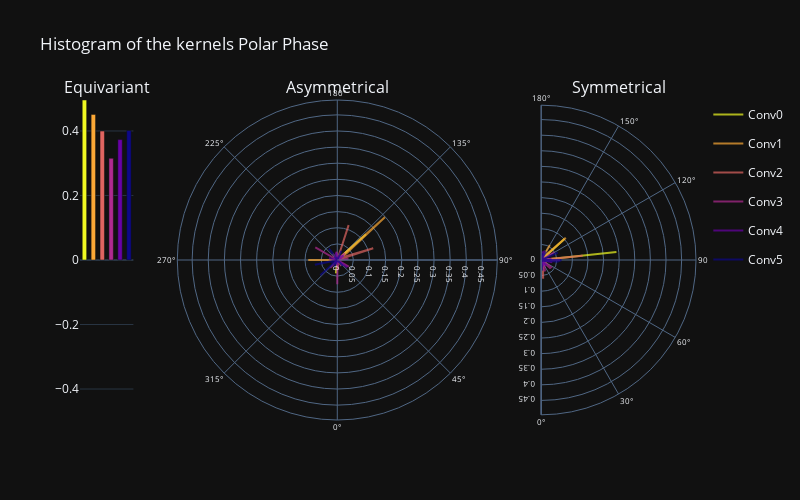

Source (notebook cell):
### Markdown cell above
## Baseline

### Code cell
model = UNet(1, 1, 2, kernel=5, nscale=2, downsampling='conv')
SP0 = SpectralPower.kernels_psp(model)
SP0.plot_sp(split='normed', sort_sym_rank=None)
SP0.plot_phases(normalize=True)

### Figure 1 — Plotly figure (JSON) as saved in the notebook; plotly's stock layout.template omitted (floating-point values rounded to 4 significant figures)
{"data": [{"marker": {"color": ["#f0f921", "#fba836", "#e06561", "#b02a90", "#6901a6", "#0d0887"]}, "showlegend": false, "type": "bar", "width": 0.5, "x": ["Conv0", "Conv1", "Conv2", "Conv3", "Conv4", "Conv5"], "xaxis": "x", "y": [0.4961, 0.4515, 0.3998, 0.3154, 0.3733, 0.4016], "yaxis": "y"}, {"legendgroup": "Conv0", "line": {"color": "#f0f921"}, "mode": "lines", "name": "Conv0", "opacity": 0.7, "r": [0, 0, 0, 0, 0, 0, 0, 0, 0, 0, 0, 0, 0, 0, 0, 0, 0, 0, 0, 0, 0, 0, 0.1197, 0, 0, 0, 0, 0, 0, 0, 0, 0, 0, 0, 0, 0, 0, 0, 0, 0, 0, 0, 0, 0, 0, 0, 0, 0, 0, 0, 0, 0, 0, 0, 0, 0, 0, 0, 0, 0.04146], "showlegend": true, "subplot": "polar", "theta": [0, 6, 12, 18, 24, 30, 36, 42, 48, 54, 60, 66, 72, 78, 84, 90, 96, 102, 108, 114, 120, 126, 132, 138, 144, 150, 156, 162, 168, 174, 180, 186, 192, 198, 204, 210, 216, 222, 228, 234, 240, 246, 252, 258, 264, 270, 276, 282, 288, 294, 300, 306, 312, 318, 324, 330, 336, 342, 348, 354], "type": "scatterpolar"}, {"legendgroup": "Conv0", "line": {"color": "#f0f921"}, "mode": "lines", "name": "Conv0", "opacity": 0.7, "r": [0, 0, 0, 0, 0, 0, 0, 0, 0, 0, 0, 0, 0, 0, 0, 0, 0.2425, 0, 0, 0, 0, 0, 0.1003, 0, 0, 0, 0, 0, 0, 0], "showlegend": false, "subplot": "polar2", "theta": [0, 6, 12, 18, 24, 30, 36, 42, 48, 54, 60, 66, 72, 78, 84, 90, 96, 102, 108, 114, 120, 126, 132, 138, 144, 150, 156, 162, 168, 174], "type": "scatterpolar"}, {"legendgroup": "Conv1", "line": {"color": "#fba836"}, "mode": "lines", "name": "Conv1", "opacity": 0.7, "r": [0, 0, 0, 0, 0, 0, 0, 0, 0, 0, 0, 0, 0, 0, 0, 0, 0, 0, 0, 0, 0, 0.03662, 0.1984, 0, 0, 0, 0, 0, 0, 0, 0, 0, 0, 0, 0, 0, 0.02368, 0, 0, 0, 0, 0, 0, 0, 0, 0.09003, 0, 0, 0, 0, 0, 0, 0, 0, 0, 0, 0, 0, 0, 0], "showlegend": true, "subplot": "polar", "theta": [0, 6, 12, 18, 24, 30, 36, 42, 48, 54, 60, 66, 72, 78, 84, 90, 96, 102, 108, 114, 120, 126, 132, 138, 144, 150, 156, 162, 168, 174, 180, 186, 192, 198, 204, 210, 216, 222, 228, 234, 240, 246, 252, 258, 264, 270, 276, 282, 288, 294, 300, 306, 312, 318, 324, 330, 336, 342, 348, 354], "type": "scatterpolar"}, {"legendgroup": "Conv1", "line": {"color": "#fba836"}, "mode": "lines", "name": "Conv1", "opacity": 0.7, "r": [0, 0, 0, 0, 0, 0, 0, 0, 0, 0, 0.01865, 0, 0, 0, 0, 0, 0, 0, 0, 0, 0, 0, 0.1059, 0.01956, 0, 0.05565, 0, 0, 0, 0], "showlegend": false, "subplot": "polar2", "theta": [0, 6, 12, 18, 24, 30, 36, 42, 48, 54, 60, 66, 72, 78, 84, 90, 96, 102, 108, 114, 120, 126, 132, 138, 144, 150, 156, 162, 168, 174], "type": "scatterpolar"}, {"legendgroup": "Conv2", "line": {"color": "#e06561"}, "mode": "lines", "name": "Conv2", "opacity": 0.7, "r": [0, 0.03066, 0, 0, 0, 0, 0.02228, 0, 0, 0, 0, 0, 0, 0, 0, 0, 0, 0, 0.1172, 0.02724, 0, 0, 0, 0, 0, 0, 0, 0.1137, 0, 0, 0, 0.008163, 0, 0, 0, 0, 0.01885, 0, 0, 0, 0, 0, 0, 0, 0, 0, 0, 0, 0, 0, 0, 0, 0, 0, 0.0006163, 0, 0, 0, 0, 0], "showlegend": true, "subplot": "polar", "theta": [0, 6, 12, 18, 24, 30, 36, 42, 48, 54, 60, 66, 72, 78, 84, 90, 96, 102, 108, 114, 120, 126, 132, 138, 144, 150, 156, 162, 168, 174, 180, 186, 192, 198, 204, 210, 216, 222, 228, 234, 240, 246, 252, 258, 264, 270, 276, 282, 288, 294, 300, 306, 312, 318, 324, 330, 336, 342, 348, 354], "type": "scatterpolar"}, {"legendgroup": "Conv2", "line": {"color": "#e06561"}, "mode": "lines", "name": "Conv2", "opacity": 0.7, "r": [0, 0.06044, 0.02854, 0, 0, 0, 0, 0.003466, 0, 0, 0, 0, 0, 0, 0, 0, 0.1336, 0.007826, 0, 0, 0, 0, 0.004782, 0, 0, 0.02279, 0, 0, 0, 0], "showlegend": false, "subplot": "polar2", "theta": [0, 6, 12, 18, 24, 30, 36, 42, 48, 54, 60, 66, 72, 78, 84, 90, 96, 102, 108, 114, 120, 126, 132, 138, 144, 150, 156, 162, 168, 174], "type": "scatterpolar"}, {"legendgroup": "Conv3", "line": {"color": "#b02a90"}, "mode": "lines", "name": "Conv3", "opacity": 0.7, "r": [0.07523, 0.005587, 0, 0, 0, 0, 0.00523, 0, 0, 0.003467, 0.04127, 0, 0, 0, 0, 0, 0.03499, 0, 0, 0, 0, 0, 0.03172, 0, 0, 0, 0, 0, 0, 0.01296, 0, 0.02601, 0, 0, 0, 0, 0, 0, 0, 0, 0.07868, 0, 0, 0, 0, 0, 0, 0.006852, 0, 0, 0, 0, 0, 0.03273, 0.001903, 0, 0, 0, 0, 0], "showlegend": true, "subplot": "polar", "theta": [0, 6, 12, 18, 24, 30, 36, 42, 48, 54, 60, 66, 72, 78, 84, 90, 96, 102, 108, 114, 120, 126, 132, 138, 144, 150, 156, 162, 168, 174, 180, 186, 192, 198, 204, 210, 216, 222, 228, 234, 240, 246, 252, 258, 264, 270, 276, 282, 288, 294, 300, 306, 312, 318, 324, 330, 336, 342, 348, 354], "type": "scatterpolar"}, {"legendgroup": "Conv3", "line": {"color": "#b02a90"}, "mode": "lines", "name": "Conv3", "opacity": 0.7, "r": [0, 0, 0, 0.03852, 0.02735, 0, 0.009327, 0, 0.03797, 0.03912, 0.001609, 0, 0, 0.01312, 0.02633, 0.0601, 0, 0, 0.01014, 0, 0.04832, 0, 0, 0, 0, 0, 0, 0, 0.0134, 0.00271], "showlegend": false, "subplot": "polar2", "theta": [0, 6, 12, 18, 24, 30, 36, 42, 48, 54, 60, 66, 72, 78, 84, 90, 96, 102, 108, 114, 120, 126, 132, 138, 144, 150, 156, 162, 168, 174], "type": "scatterpolar"}, {"legendgroup": "Conv4", "line": {"color": "#6901a6"}, "mode": "lines", "name": "Conv4", "opacity": 0.7, "r": [0.01656, 0.001623, 0, 0, 0, 0, 0.006075, 0, 0.005948, 0.03866, 0, 0, 0, 0.007773, 0.004916, 0, 0.006466, 0, 0.008473, 0, 0.01173, 0.02399, 0.01177, 0.01779, 0.008532, 0, 0.001617, 0, 0.005993, 0, 0, 0.01346, 0.02271, 0, 0.01011, 0, 0.006789, 0, 0, 0.0136, 0, 0, 0.001026, 0.02642, 0, 0, 0.0006848, 0.008619, 0, 0.003866, 0, 0, 0, 0, 0.01633, 0, 0, 0.004448, 0, 0], "showlegend": true, "subplot": "polar", "theta": [0, 6, 12, 18, 24, 30, 36, 42, 48, 54, 60, 66, 72, 78, 84, 90, 96, 102, 108, 114, 120, 126, 132, 138, 144, 150, 156, 162, 168, 174, 180, 186, 192, 198, 204, 210, 216, 222, 228, 234, 240, 246, 252, 258, 264, 270, 276, 282, 288, 294, 300, 306, 312, 318, 324, 330, 336, 342, 348, 354], "type": "scatterpolar"}, {"legendgroup": "Conv4", "line": {"color": "#6901a6"}, "mode": "lines", "name": "Conv4", "opacity": 0.7, "r": [0.02144, 0.01664, 0.01869, 0.01711, 0.007652, 0, 0, 0.0249, 0.01205, 0, 0, 0.00725, 0.001385, 0.03626, 0.01969, 0, 0.03336, 0, 0.01789, 0, 0.00447, 0, 0.006794, 0, 0, 0, 0.022, 0.02749, 0.02461, 0.001028], "showlegend": false, "subplot": "polar2", "theta": [0, 6, 12, 18, 24, 30, 36, 42, 48, 54, 60, 66, 72, 78, 84, 90, 96, 102, 108, 114, 120, 126, 132, 138, 144, 150, 156, 162, 168, 174], "type": "scatterpolar"}, {"legendgroup": "Conv5", "line": {"color": "#0d0887"}, "mode": "lines", "name": "Conv5", "opacity": 0.7, "r": [0, 0, 0, 0, 0, 0, 0, 0.02452, 0, 0, 0, 0, 0, 0, 0, 0, 0, 0, 0, 0, 0, 0, 0, 0, 0, 0, 0.03054, 0, 0, 0, 0, 0, 0, 0, 0, 0.009773, 0.04383, 0, 0, 0, 0, 0, 0, 0, 0, 0, 0, 0.07111, 0, 0, 0.02038, 0, 0.071, 0.001075, 0, 0, 0.0238, 0, 0, 0], "showlegend": true, "subplot": "polar", "theta": [0, 6, 12, 18, 24, 30, 36, 42, 48, 54, 60, 66, 72, 78, 84, 90, 96, 102, 108, 114, 120, 126, 132, 138, 144, 150, 156, 162, 168, 174, 180, 186, 192, 198, 204, 210, 216, 222, 228, 234, 240, 246, 252, 258, 264, 270, 276, 282, 288, 294, 300, 306, 312, 318, 324, 330, 336, 342, 348, 354], "type": "scatterpolar"}, {"legendgroup": "Conv5", "line": {"color": "#0d0887"}, "mode": "lines", "name": "Conv5", "opacity": 0.7, "r": [0, 0.03407, 0, 0.004837, 0.006649, 0.003043, 0, 0, 0, 0, 0.007432, 0, 0.01728, 0, 0.05219, 0.06468, 0, 0, 0, 0.05827, 0, 0, 0, 0, 0, 0.03161, 0, 0, 0.02228, 0], "showlegend": false, "subplot": "polar2", "theta": [0, 6, 12, 18, 24, 30, 36, 42, 48, 54, 60, 66, 72, 78, 84, 90, 96, 102, 108, 114, 120, 126, 132, 138, 144, 150, 156, 162, 168, 174], "type": "scatterpolar"}], "layout": {"annotations": [{"font": {"size": 16}, "showarrow": false, "text": "Equivariant", "x": 0.04333, "xanchor": "center", "xref": "paper", "y": 1, "yanchor": "bottom", "yref": "paper"}, {"font": {"size": 16}, "showarrow": false, "text": "Asymmetrical", "x": 0.4177, "xanchor": "center", "xref": "paper", "y": 1, "yanchor": "bottom", "yref": "paper"}, {"font": {"size": 16}, "showarrow": false, "text": "Symmetrical", "x": 0.8743, "xanchor": "center", "xref": "paper", "y": 1, "yanchor": "bottom", "yref": "paper"}], "autosize": false, "height": 500, "polar": {"angularaxis": {"rotation": -90, "tickfont": {"size": 8}, "type": "linear"}, "domain": {"x": [0.1533, 0.682], "y": [0, 1]}, "radialaxis": {"autorange": false, "range": [0, 0.4961], "tickfont": {"size": 8}, "type": "linear"}}, "polar2": {"angularaxis": {"rotation": -90, "tickfont": {"size": 8}, "type": "linear"}, "domain": {"x": [0.7487, 1.0], "y": [0, 1]}, "radialaxis": {"autorange": false, "range": [0, 0.4961], "tickfont": {"size": 8}, "type": "linear"}, "sector": [-90, 90]}, "title": {"text": "Histogram of the kernels Polar Phase"}, "width": 800, "xaxis": {"anchor": "y", "autorange": true, "domain": [0, 0.08667], "range": [-0.5, 5.5], "showticklabels": false, "type": "category", "visible": false}, "yaxis": {"anchor": "x", "domain": [0, 1], "range": [-0.4961, 0.4961], "type": "linear"}}}
